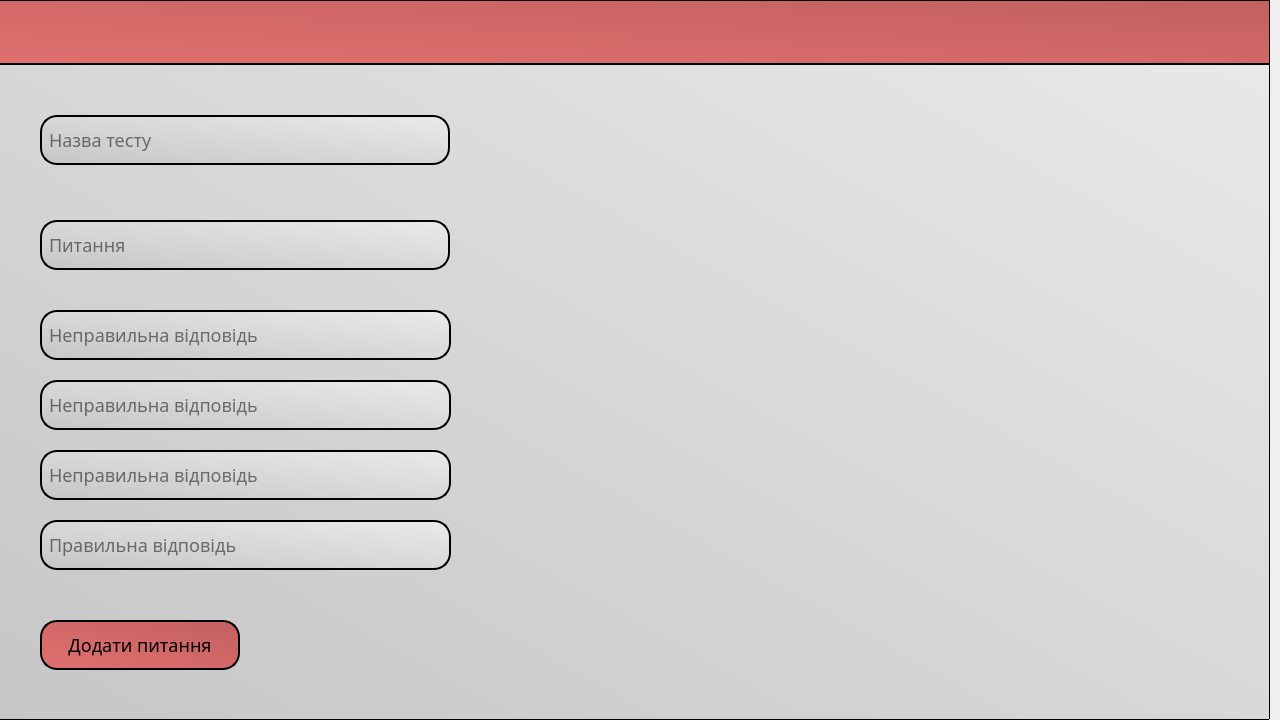
<?xml version="1.0" encoding="UTF-8"?>
<ui version="4.0">
 <class>MainWindow</class>
 <widget class="QMainWindow" name="MainWindow">
  <property name="geometry">
   <rect>
    <x>0</x>
    <y>0</y>
    <width>1280</width>
    <height>720</height>
   </rect>
  </property>
  <property name="windowTitle">
   <string>EquTest</string>
  </property>
  <widget class="QWidget" name="centralwidget">
   <widget class="QFrame" name="background">
    <property name="geometry">
     <rect>
      <x>-10</x>
      <y>0</y>
      <width>1280</width>
      <height>720</height>
     </rect>
    </property>
    <property name="styleSheet">
     <string notr="true">background: qlineargradient(spread:pad, x1:0, y1:1, x2:1, y2:0, stop:0 rgba(198, 198, 198, 255), stop:1 rgba(234, 234, 234, 255));</string>
    </property>
    <property name="frameShape">
     <enum>QFrame::StyledPanel</enum>
    </property>
    <property name="frameShadow">
     <enum>QFrame::Raised</enum>
    </property>
    <widget class="QFrame" name="header">
     <property name="geometry">
      <rect>
       <x>0</x>
       <y>0</y>
       <width>1280</width>
       <height>65</height>
      </rect>
     </property>
     <property name="styleSheet">
      <string notr="true">background: qlineargradient(spread:pad, x1:0, y1:1, x2:1, y2:0, stop:0 rgba(225, 112, 111, 255), stop:1 rgba(195, 96, 96, 255));

border-bottom: 2px solid black;

padding: 0;</string>
     </property>
     <property name="frameShape">
      <enum>QFrame::StyledPanel</enum>
     </property>
     <property name="frameShadow">
      <enum>QFrame::Raised</enum>
     </property>
    </widget>
    <widget class="QLineEdit" name="test_name">
     <property name="geometry">
      <rect>
       <x>50</x>
       <y>115</y>
       <width>410</width>
       <height>50</height>
      </rect>
     </property>
     <property name="styleSheet">
      <string notr="true">border: 2px solid black;
border-radius: 17px;
background: qlineargradient(spread:pad, x1:0, y1:1, x2:1, y2:0, stop:0 rgba(198, 198, 198, 255), stop:1 rgba(234, 234, 234, 255));

padding: 5px;

font-size: 18px;
font-family: montserrat;
font-weight: 400;</string>
     </property>
     <property name="text">
      <string/>
     </property>
     <property name="placeholderText">
      <string>Назва тесту</string>
     </property>
    </widget>
    <widget class="QLineEdit" name="question">
     <property name="geometry">
      <rect>
       <x>50</x>
       <y>220</y>
       <width>410</width>
       <height>50</height>
      </rect>
     </property>
     <property name="styleSheet">
      <string notr="true">border: 2px solid black;
border-radius: 17px;
background: qlineargradient(spread:pad, x1:0, y1:1, x2:1, y2:0, stop:0 rgba(198, 198, 198, 255), stop:1 rgba(234, 234, 234, 255));

padding: 5px;

font-size: 18px;
font-family: montserrat;
font-weight: 400;</string>
     </property>
     <property name="text">
      <string/>
     </property>
     <property name="placeholderText">
      <string>Питання</string>
     </property>
    </widget>
    <widget class="QLineEdit" name="wrong_answer_one">
     <property name="geometry">
      <rect>
       <x>50</x>
       <y>310</y>
       <width>411</width>
       <height>50</height>
      </rect>
     </property>
     <property name="styleSheet">
      <string notr="true">border: 2px solid black;
border-radius: 17px;
background: qlineargradient(spread:pad, x1:0, y1:1, x2:1, y2:0, stop:0 rgba(198, 198, 198, 255), stop:1 rgba(234, 234, 234, 255));

padding: 5px;

font-size: 18px;
font-family: montserrat;
font-weight: 400;</string>
     </property>
     <property name="text">
      <string/>
     </property>
     <property name="placeholderText">
      <string>Неправильна відповідь</string>
     </property>
    </widget>
    <widget class="QLineEdit" name="wrong_answer_two">
     <property name="geometry">
      <rect>
       <x>50</x>
       <y>380</y>
       <width>411</width>
       <height>50</height>
      </rect>
     </property>
     <property name="styleSheet">
      <string notr="true">border: 2px solid black;
border-radius: 17px;
background: qlineargradient(spread:pad, x1:0, y1:1, x2:1, y2:0, stop:0 rgba(198, 198, 198, 255), stop:1 rgba(234, 234, 234, 255));

padding: 5px;

font-size: 18px;
font-family: montserrat;
font-weight: 400;</string>
     </property>
     <property name="text">
      <string/>
     </property>
     <property name="placeholderText">
      <string>Неправильна відповідь</string>
     </property>
    </widget>
    <widget class="QLineEdit" name="wrong_answer_three">
     <property name="geometry">
      <rect>
       <x>50</x>
       <y>450</y>
       <width>411</width>
       <height>50</height>
      </rect>
     </property>
     <property name="styleSheet">
      <string notr="true">border: 2px solid black;
border-radius: 17px;
background: qlineargradient(spread:pad, x1:0, y1:1, x2:1, y2:0, stop:0 rgba(198, 198, 198, 255), stop:1 rgba(234, 234, 234, 255));

padding: 5px;

font-size: 18px;
font-family: montserrat;
font-weight: 400;</string>
     </property>
     <property name="text">
      <string/>
     </property>
     <property name="placeholderText">
      <string>Неправильна відповідь</string>
     </property>
    </widget>
    <widget class="QLineEdit" name="correct_answer">
     <property name="geometry">
      <rect>
       <x>50</x>
       <y>520</y>
       <width>411</width>
       <height>50</height>
      </rect>
     </property>
     <property name="styleSheet">
      <string notr="true">border: 2px solid black;
border-radius: 17px;
background: qlineargradient(spread:pad, x1:0, y1:1, x2:1, y2:0, stop:0 rgba(198, 198, 198, 255), stop:1 rgba(234, 234, 234, 255));

padding: 5px;

font-size: 18px;
font-family: montserrat;
font-weight: 400;</string>
     </property>
     <property name="text">
      <string/>
     </property>
     <property name="placeholderText">
      <string>Правильна відповідь</string>
     </property>
    </widget>
    <widget class="QPushButton" name="add_question">
     <property name="geometry">
      <rect>
       <x>50</x>
       <y>620</y>
       <width>200</width>
       <height>50</height>
      </rect>
     </property>
     <property name="styleSheet">
      <string notr="true">border: 2px solid black;
border-radius: 17px;
background: qlineargradient(spread:pad, x1:0, y1:1, x2:1, y2:0, stop:0 rgba(225, 112, 111, 255), stop:1 rgba(195, 96, 96, 255));

font-size: 18px;
font-family: montserrat;
font-weight: 400;</string>
     </property>
     <property name="text">
      <string>Додати питання</string>
     </property>
    </widget>
   </widget>
  </widget>
 </widget>
 <resources/>
 <connections/>
</ui>
